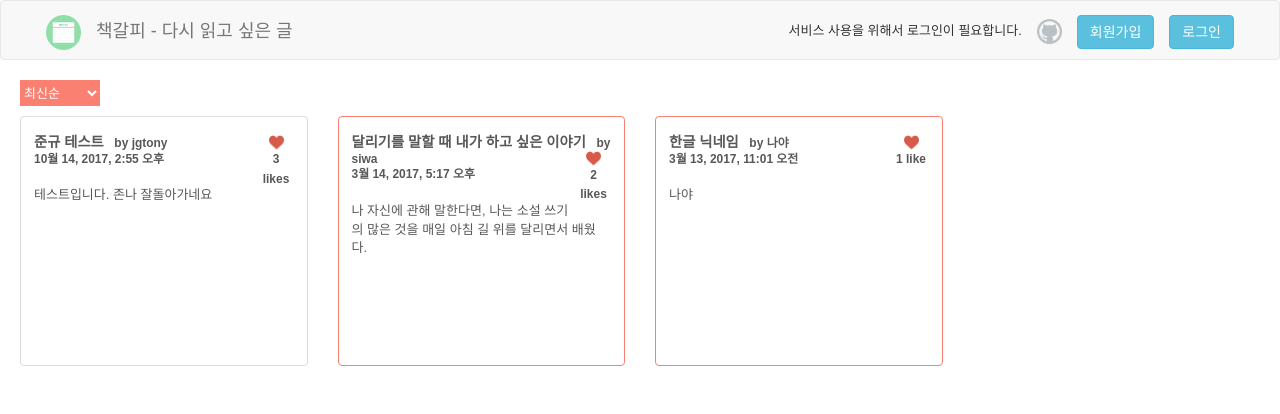
The page / on the database its author committed.
### memo_app/models.py (models this page shows, shortened)
class Memos(models.Model):
    name_id = models.ForeignKey(User, on_delete = models.CASCADE)
    title = models.CharField(max_length = 50, db_column='제목')
    text = models.TextField(max_length = 230, db_column='내용', help_text='메모 내용은 230자 이내로 입력 가능합니다.')
    update_date = models.DateTimeField()
    priority = models.BooleanField(db_column='중요')
    likes = models.ManyToManyField(User, related_name='likes')
    @property
    def total_likes(self):
        return self.likes.count()

### memo_app/views.py (the view)
# urls.py: url(r'^$', views.index, name='index'),
def index(request):
    sort = request.GET.get('sort','')
    if sort == 'likes':
        memos = Memos.objects.annotate(like_count=Count('likes')).order_by('-like_count', '-update_date')
        return render(request, 'memo_app/index.html', {'memos' : memos})
    elif sort == 'mypost':
        user = request.user
        memos = Memos.objects.filter(name_id = user).order_by('-update_date') #복수를 가져올수 있음
        return render(request, 'memo_app/index.html', {'memos' : memos})
    else:
        memos = Memos.objects.order_by('-update_date')
        return render(request, 'memo_app/index.html', {'memos' : memos})

### memo_app/templates/memo_app/index.html (shortened to what this page needs)
{% extends 'memo_app/base.html' %}
{% block header %}
{% load staticfiles %}
  {% if user.is_authenticated %}
  <div class="new">
    <a href="{% url 'logout' %}">
      <button type="button" class="btn btn-info navbar-btn">로그아웃</button>
    </a>
  </div>
  <div class="new">
    <a href="{% url 'new_memo' %}">
      <button type="button" class="btn btn-info navbar-btn">새글</button>
    </a>
  </div>
  {% else %}
  <div class="new">
    <a href="{% url 'login' %}">
      <button type="button" class="btn btn-info navbar-btn">로그인</button>
    </a>
  </div>
  <div class="new">
    <a href="{% url 'join' %}">
      <button type="button" class="btn btn-info navbar-btn">회원가입</button>
    </a>
  </div>
  {% endif %}
  <div class="new">
    <a href="https://github.com/wayhome25" class="git_wrap">
      <img class="git" alt="logo" src="{% static 'image/github.png'%}">
    </a>
  </div>
  <div class="new">
  {% if user.is_authenticated %}
      <p class="guide"> <span id="user_name">{{ user.username }}</span> 님 반갑습니다!</p>
  {% else %}
      <p class="guide">서비스 사용을 위해서 로그인이 필요합니다.</p>
  {% endif %}
  </div>
{% endblock header %}
{% block container%}
  <div class="container">
    <select id="sort-select" onchange="location = this.value;">
     <option class="sort-date" value="/">최신순</option>
    </select>
    <div class="row">
      {% for memo in memos %}
      <div class="col-xs-6 col-sm-4 col-md-3">
        {% if memo.priority == True %}
        <div class="thumbnail priority">
          <div class="caption">
            <h2>{{memo.title}}
              <span class="like_button">
                {% if memo.total_likes == 0 %}
                <a class="like" id="{{ memo.id }}"><img id = "like-img{{ memo.id }}" src="{% static 'image/like_before.png' %}" alt="클릭시 좋아요"></a>
                <span class= "like_count" id="count{{ memo.id }}"></span>
                {% elif memo.total_likes == 1%}
                <a class="like" id="{{ memo.id }}"><img id = "like-img{{ memo.id }}" src="{% static 'image/like_after.png' %}" alt="클릭시 좋아요 취소"></a>
                <span class= "like_count" id="count{{ memo.id }}">{{ memo.total_likes}} like</span>
                {% else %}
                <a class="like" id="{{ memo.id }}"><img id = "like-img{{ memo.id }}" src="{% static 'image/like_after.png' %}" alt="클릭시 좋아요 취소"></a>
                <span class= "like_count" id="count{{ memo.id }}">{{ memo.total_likes}} likes</span>
                {% endif %}
              </span>
              <span>&nbsp;&nbsp;by <span class= "writer_name">{{memo.name_id}}</span></span><br><span class="date">{{memo.update_date}}</span>
            </h2>
            <p>{{memo.text}}</p>
          </div>
        </div>
        {% else %}
        <div class="thumbnail">
          <div class="caption">
            <h2>{{memo.title}}
              <span class="like_button">
                {% if memo.total_likes == 0 %}
                <a class="like" id="{{ memo.id }}"><img id = "like-img{{ memo.id }}" src="{% static 'image/like_before.png' %}" alt="클릭시 좋아요"></a>
                <span class= "like_count" id="count{{ memo.id }}"></span>
                {% elif memo.total_likes == 1%}
                <a class="like" id="{{ memo.id }}"><img id = "like-img{{ memo.id }}" src="{% static 'image/like_after.png' %}" alt="클릭시 좋아요 취소"></a>
                <span class= "like_count" id="count{{ memo.id }}">{{ memo.total_likes}} like</span>
                {% else %}
                <a class="like" id="{{ memo.id }}"><img id = "like-img{{ memo.id }}" src="{% static 'image/like_after.png' %}" alt="클릭시 좋아요 취소"></a>
                <span class= "like_count" id="count{{ memo.id }}">{{ memo.total_likes}} likes</span>
                {% endif %}
              </span>
              <span>&nbsp;&nbsp;by <span class = "writer_name">{{memo.name_id}}</span></span><br><span class="date">{{memo.update_date}}</span>
            </h2>
            <p>{{memo.text}}</p>
          </div>
        </div>
        {% endif %}
      </div>
      {% endfor %}
    </div>
  </div>
</body>
</html>
{% endblock container %}

### memo_app/templates/memo_app/base.html (shortened to what this page needs)
<!DOCTYPE html> {% load staticfiles %}
<html>
<head>
  <link href="https://maxcdn.bootstrapcdn.com/bootstrap/3.3.7/css/bootstrap.min.css" rel="stylesheet">
  <link rel="stylesheet" href="{% static 'css/default-style.css' %}">
</head>
<body>
  <nav class="navbar navbar-default">
    <div class="container-fluid">
      <div class="navbar-header">
        <a class="navbar-brand" href="{% url 'index' %}">
          <div class="logo-wrap">
            <img class="logo" alt="logo" src="{% static 'image/logo.png'%}">
            <h1>책갈피 - 다시 읽고 싶은 글</h1>
          </div>
        </a>
      </div>
      {% block header %}
      {% endblock %}
    </div>
  </nav>
  {% block container%}
  {% endblock %}

### memo_app/static/css/default-style.css (style rules this page uses)
* { font-family: "PT Sans",Helvetica,Arial,sans-serif !important; }
html { font-size: 13px; }
body { font-size: 1rem; }
.navbar { height: 60px; }
.navbar-header { float: left; }
.navbar-brand { padding-top: 0; padding-bottom: 0; padding-left: 30px; }
.logo-wrap { line-height: 60px; }
.logo-wrap > h1 { font-size: 1.385rem; display: inline; font-weight: 400; !important; }
.logo { width: 35px; margin-right: 10px; }
.git { width: 25px; }
.git_wrap { opacity: 0.3; }
.new { float: right; line-height: 60px; margin-right: 15px; }
#sort-select { height: 2rem; width: 80px; margin-bottom: 10px; border: none; background-color: salmon; color: #ffffff; }
.thumbnail .caption { color: #595858; }
.thumbnail { height: 250px; background: ; }
.caption > h2 { font-size: 1.1rem; margin-top: 5px; margin-bottom: 20px; font-weight: 600 !important; color: #595858; }
h2 > span { font-size: 0.92rem; }
.caption > p { height: 170px; font-size: 1rem; color: #595858; }
.date { font-size: 0.92rem; }
.container, .container-fluid, .navbar-default { width: 650px; }
.like_button { float: right; width: 35px; text-align: center; }
.like_count { line-height: 1.5rem; }
.like { cursor: pointer; }
.like > img { width: 15px; }
.priority { border-color: salmon; }
.guide { display: none; }
@media (min-width: 651px) { .container-fluid, .navbar-default { width: 100%; } }
@media (min-width: 768px) { .container { width: 900px; } }
@media (min-width: 768px) { .container-fluid { padding-left: 20px; padding-right: 20px; } }
@media (min-width: 992px) { .container { width: 1270px; } }
@media (min-width: 992px) { .container-fluid { padding-left: 20px; padding-right: 20px; } }
@media (min-width: 992px) { .guide { display: inline; } }
@media (min-width: 1200px) { .container { width: 1270px; } }
@media (min-width: 1200px) { .container-fluid { padding-left: 30px; padding-right: 30px; } }

### rows shown on the page
Memos: title "준규 테스트", total_likes "3", name_id "jgtony", update_date "10월 14, 2017, 2:55 오후", text "테스트입니다. 존나 잘돌아가네요"
Memos: title "달리기를 말할 때 내가 하고 싶은 이야기", total_likes "2", name_id "siwa", update_date "3월 14, 2017, 5:17 오후", text "나 자신에 관해 말한다면, 나는 소설 쓰기의 많은 것을 매일 아침 길 위를 달리면서 배웠다."
Memos: title "한글 닉네임", total_likes "1", name_id "나야", update_date "3월 13, 2017, 11:01 오전", text "나야"
